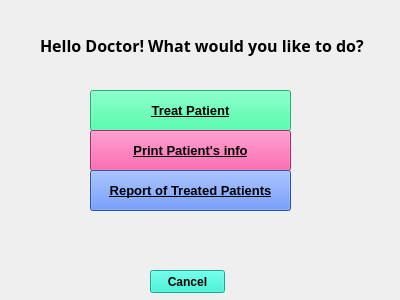
<?xml version="1.0" encoding="UTF-8"?>
<ui version="4.0">
 <class>Doctor</class>
 <widget class="QWidget" name="Doctor">
  <property name="geometry">
   <rect>
    <x>0</x>
    <y>0</y>
    <width>400</width>
    <height>300</height>
   </rect>
  </property>
  <property name="windowTitle">
   <string>Form</string>
  </property>
  <widget class="QLabel" name="label">
   <property name="geometry">
    <rect>
     <x>40</x>
     <y>20</y>
     <width>331</width>
     <height>51</height>
    </rect>
   </property>
   <property name="font">
    <font>
     <family>Rockwell</family>
     <pointsize>12</pointsize>
     <weight>75</weight>
     <bold>true</bold>
    </font>
   </property>
   <property name="text">
    <string>Hello Doctor! What would you like to do?</string>
   </property>
  </widget>
  <widget class="QPushButton" name="treatButton">
   <property name="geometry">
    <rect>
     <x>90</x>
     <y>90</y>
     <width>201</width>
     <height>41</height>
    </rect>
   </property>
   <property name="font">
    <font>
     <pointsize>10</pointsize>
     <weight>75</weight>
     <italic>false</italic>
     <bold>true</bold>
     <underline>true</underline>
    </font>
   </property>
   <property name="acceptDrops">
    <bool>false</bool>
   </property>
   <property name="styleSheet">
    <string notr="true">background-color:rgb(32, 255, 151)</string>
   </property>
   <property name="text">
    <string>Treat Patient</string>
   </property>
  </widget>
  <widget class="QPushButton" name="PrintPatientButton">
   <property name="geometry">
    <rect>
     <x>90</x>
     <y>130</y>
     <width>201</width>
     <height>41</height>
    </rect>
   </property>
   <property name="font">
    <font>
     <pointsize>10</pointsize>
     <weight>75</weight>
     <bold>true</bold>
     <underline>true</underline>
    </font>
   </property>
   <property name="styleSheet">
    <string notr="true">background-color:rgb(255, 48, 148)</string>
   </property>
   <property name="text">
    <string>Print Patient's info</string>
   </property>
  </widget>
  <widget class="QPushButton" name="ReportOfTreatedPatientButton">
   <property name="geometry">
    <rect>
     <x>90</x>
     <y>170</y>
     <width>201</width>
     <height>41</height>
    </rect>
   </property>
   <property name="font">
    <font>
     <pointsize>10</pointsize>
     <weight>75</weight>
     <bold>true</bold>
     <underline>true</underline>
    </font>
   </property>
   <property name="styleSheet">
    <string notr="true">background-color:rgb(55, 115, 255)</string>
   </property>
   <property name="text">
    <string>Report of Treated Patients</string>
   </property>
  </widget>
  <widget class="QPushButton" name="CancelButton">
   <property name="geometry">
    <rect>
     <x>150</x>
     <y>270</y>
     <width>75</width>
     <height>23</height>
    </rect>
   </property>
   <property name="font">
    <font>
     <weight>75</weight>
     <bold>true</bold>
    </font>
   </property>
   <property name="styleSheet">
    <string notr="true">background-color:rgb(22, 240, 208)</string>
   </property>
   <property name="text">
    <string>Cancel</string>
   </property>
  </widget>
 </widget>
 <resources/>
 <connections/>
</ui>
